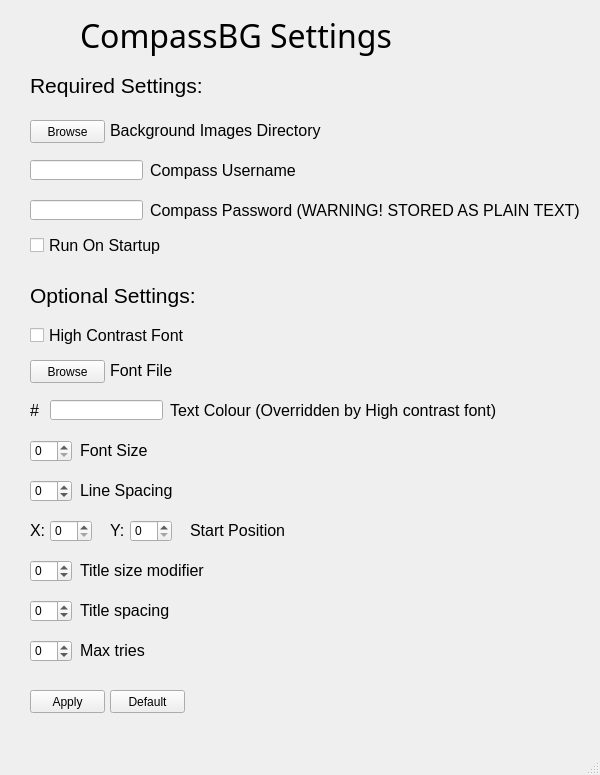
<?xml version="1.0" encoding="UTF-8"?>
<ui version="4.0">
 <class>MainWindow</class>
 <widget class="QMainWindow" name="MainWindow">
  <property name="geometry">
   <rect>
    <x>0</x>
    <y>0</y>
    <width>600</width>
    <height>775</height>
   </rect>
  </property>
  <property name="minimumSize">
   <size>
    <width>600</width>
    <height>710</height>
   </size>
  </property>
  <property name="windowTitle">
   <string>Compass Backgound | Settings</string>
  </property>
  <property name="autoFillBackground">
   <bool>false</bool>
  </property>
  <property name="styleSheet">
   <string notr="true"/>
  </property>
  <widget class="QWidget" name="centralwidget">
   <widget class="QLabel" name="label">
    <property name="geometry">
     <rect>
      <x>80</x>
      <y>10</y>
      <width>781</width>
      <height>51</height>
     </rect>
    </property>
    <property name="font">
     <font>
      <family>Segoe UI Semibold</family>
      <pointsize>24</pointsize>
      <weight>50</weight>
      <italic>false</italic>
      <bold>false</bold>
     </font>
    </property>
    <property name="styleSheet">
     <string notr="true"/>
    </property>
    <property name="text">
     <string>CompassBG Settings</string>
    </property>
   </widget>
   <widget class="QCheckBox" name="CBContrast">
    <property name="geometry">
     <rect>
      <x>30</x>
      <y>320</y>
      <width>221</width>
      <height>31</height>
     </rect>
    </property>
    <property name="font">
     <font>
      <family>Segoe UI</family>
      <pointsize>12</pointsize>
      <weight>50</weight>
      <bold>false</bold>
     </font>
    </property>
    <property name="styleSheet">
     <string notr="true"/>
    </property>
    <property name="text">
     <string>High Contrast Font</string>
    </property>
   </widget>
   <widget class="QPushButton" name="BrowseBG">
    <property name="geometry">
     <rect>
      <x>30</x>
      <y>120</y>
      <width>75</width>
      <height>23</height>
     </rect>
    </property>
    <property name="font">
     <font>
      <family>Segoe UI</family>
      <weight>50</weight>
      <bold>false</bold>
     </font>
    </property>
    <property name="styleSheet">
     <string notr="true"/>
    </property>
    <property name="text">
     <string>Browse</string>
    </property>
   </widget>
   <widget class="QLabel" name="label_2">
    <property name="geometry">
     <rect>
      <x>110</x>
      <y>110</y>
      <width>221</width>
      <height>41</height>
     </rect>
    </property>
    <property name="font">
     <font>
      <family>Segoe UI</family>
      <pointsize>12</pointsize>
      <weight>50</weight>
      <bold>false</bold>
     </font>
    </property>
    <property name="styleSheet">
     <string notr="true"/>
    </property>
    <property name="text">
     <string>Background Images Directory</string>
    </property>
   </widget>
   <widget class="QLineEdit" name="LEUnm">
    <property name="geometry">
     <rect>
      <x>30</x>
      <y>160</y>
      <width>113</width>
      <height>20</height>
     </rect>
    </property>
    <property name="font">
     <font>
      <family>Segoe UI</family>
      <weight>50</weight>
      <bold>false</bold>
     </font>
    </property>
    <property name="styleSheet">
     <string notr="true"/>
    </property>
   </widget>
   <widget class="QLabel" name="label_3">
    <property name="geometry">
     <rect>
      <x>150</x>
      <y>190</y>
      <width>461</width>
      <height>41</height>
     </rect>
    </property>
    <property name="font">
     <font>
      <family>Segoe UI</family>
      <pointsize>12</pointsize>
      <weight>50</weight>
      <bold>false</bold>
     </font>
    </property>
    <property name="styleSheet">
     <string notr="true"/>
    </property>
    <property name="text">
     <string>Compass Password (WARNING! STORED AS PLAIN TEXT)</string>
    </property>
   </widget>
   <widget class="QLabel" name="label_4">
    <property name="geometry">
     <rect>
      <x>150</x>
      <y>150</y>
      <width>461</width>
      <height>41</height>
     </rect>
    </property>
    <property name="font">
     <font>
      <family>Segoe UI</family>
      <pointsize>12</pointsize>
      <weight>50</weight>
      <bold>false</bold>
     </font>
    </property>
    <property name="styleSheet">
     <string notr="true"/>
    </property>
    <property name="text">
     <string>Compass Username</string>
    </property>
   </widget>
   <widget class="QLineEdit" name="LEPwd">
    <property name="geometry">
     <rect>
      <x>30</x>
      <y>200</y>
      <width>113</width>
      <height>20</height>
     </rect>
    </property>
    <property name="font">
     <font>
      <family>Segoe UI</family>
      <weight>50</weight>
      <bold>false</bold>
     </font>
    </property>
    <property name="styleSheet">
     <string notr="true"/>
    </property>
    <property name="echoMode">
     <enum>QLineEdit::Password</enum>
    </property>
   </widget>
   <widget class="QLabel" name="label_5">
    <property name="geometry">
     <rect>
      <x>30</x>
      <y>280</y>
      <width>191</width>
      <height>31</height>
     </rect>
    </property>
    <property name="font">
     <font>
      <family>Segoe UI</family>
      <pointsize>16</pointsize>
      <weight>50</weight>
      <bold>false</bold>
     </font>
    </property>
    <property name="styleSheet">
     <string notr="true"/>
    </property>
    <property name="text">
     <string>Optional Settings:</string>
    </property>
   </widget>
   <widget class="QLabel" name="label_6">
    <property name="geometry">
     <rect>
      <x>30</x>
      <y>70</y>
      <width>191</width>
      <height>31</height>
     </rect>
    </property>
    <property name="font">
     <font>
      <family>Segoe UI</family>
      <pointsize>16</pointsize>
      <weight>50</weight>
      <bold>false</bold>
     </font>
    </property>
    <property name="styleSheet">
     <string notr="true"/>
    </property>
    <property name="text">
     <string>Required Settings:</string>
    </property>
   </widget>
   <widget class="QPushButton" name="BrowseFont">
    <property name="geometry">
     <rect>
      <x>30</x>
      <y>360</y>
      <width>75</width>
      <height>23</height>
     </rect>
    </property>
    <property name="font">
     <font>
      <family>Segoe UI</family>
      <weight>50</weight>
      <bold>false</bold>
     </font>
    </property>
    <property name="styleSheet">
     <string notr="true"/>
    </property>
    <property name="text">
     <string>Browse</string>
    </property>
   </widget>
   <widget class="QLabel" name="label_7">
    <property name="geometry">
     <rect>
      <x>110</x>
      <y>350</y>
      <width>221</width>
      <height>41</height>
     </rect>
    </property>
    <property name="font">
     <font>
      <family>Segoe UI</family>
      <pointsize>12</pointsize>
      <weight>50</weight>
      <bold>false</bold>
     </font>
    </property>
    <property name="styleSheet">
     <string notr="true"/>
    </property>
    <property name="text">
     <string>Font File</string>
    </property>
   </widget>
   <widget class="QLineEdit" name="LETxtCol">
    <property name="geometry">
     <rect>
      <x>50</x>
      <y>400</y>
      <width>113</width>
      <height>20</height>
     </rect>
    </property>
    <property name="font">
     <font>
      <family>Segoe UI</family>
      <weight>50</weight>
      <bold>false</bold>
     </font>
    </property>
    <property name="styleSheet">
     <string notr="true"/>
    </property>
   </widget>
   <widget class="QLabel" name="label_8">
    <property name="geometry">
     <rect>
      <x>170</x>
      <y>390</y>
      <width>351</width>
      <height>41</height>
     </rect>
    </property>
    <property name="font">
     <font>
      <family>Segoe UI</family>
      <pointsize>12</pointsize>
      <weight>50</weight>
      <bold>false</bold>
     </font>
    </property>
    <property name="styleSheet">
     <string notr="true"/>
    </property>
    <property name="text">
     <string>Text Colour (Overridden by High contrast font)</string>
    </property>
   </widget>
   <widget class="QLabel" name="label_9">
    <property name="geometry">
     <rect>
      <x>80</x>
      <y>430</y>
      <width>351</width>
      <height>41</height>
     </rect>
    </property>
    <property name="font">
     <font>
      <family>Segoe UI</family>
      <pointsize>12</pointsize>
      <weight>50</weight>
      <bold>false</bold>
     </font>
    </property>
    <property name="styleSheet">
     <string notr="true"/>
    </property>
    <property name="text">
     <string>Font Size</string>
    </property>
   </widget>
   <widget class="QSpinBox" name="SBFontSize">
    <property name="geometry">
     <rect>
      <x>30</x>
      <y>440</y>
      <width>42</width>
      <height>22</height>
     </rect>
    </property>
    <property name="font">
     <font>
      <family>Segoe UI</family>
      <weight>50</weight>
      <bold>false</bold>
     </font>
    </property>
    <property name="styleSheet">
     <string notr="true"/>
    </property>
    <property name="maximum">
     <number>1000000000</number>
    </property>
   </widget>
   <widget class="QLabel" name="label_10">
    <property name="geometry">
     <rect>
      <x>80</x>
      <y>470</y>
      <width>351</width>
      <height>41</height>
     </rect>
    </property>
    <property name="font">
     <font>
      <family>Segoe UI</family>
      <pointsize>12</pointsize>
      <weight>50</weight>
      <bold>false</bold>
     </font>
    </property>
    <property name="styleSheet">
     <string notr="true"/>
    </property>
    <property name="text">
     <string>Line Spacing</string>
    </property>
   </widget>
   <widget class="QSpinBox" name="SBLineSpace">
    <property name="geometry">
     <rect>
      <x>30</x>
      <y>480</y>
      <width>42</width>
      <height>22</height>
     </rect>
    </property>
    <property name="font">
     <font>
      <family>Segoe UI</family>
      <weight>50</weight>
      <bold>false</bold>
     </font>
    </property>
    <property name="styleSheet">
     <string notr="true"/>
    </property>
    <property name="minimum">
     <number>-1000000000</number>
    </property>
    <property name="maximum">
     <number>1000000000</number>
    </property>
   </widget>
   <widget class="QSpinBox" name="SBStartX">
    <property name="geometry">
     <rect>
      <x>50</x>
      <y>520</y>
      <width>42</width>
      <height>22</height>
     </rect>
    </property>
    <property name="font">
     <font>
      <family>Segoe UI</family>
      <weight>50</weight>
      <bold>false</bold>
     </font>
    </property>
    <property name="styleSheet">
     <string notr="true"/>
    </property>
    <property name="maximum">
     <number>1000000000</number>
    </property>
   </widget>
   <widget class="QLabel" name="label_11">
    <property name="geometry">
     <rect>
      <x>190</x>
      <y>510</y>
      <width>351</width>
      <height>41</height>
     </rect>
    </property>
    <property name="font">
     <font>
      <family>Segoe UI</family>
      <pointsize>12</pointsize>
      <weight>50</weight>
      <bold>false</bold>
     </font>
    </property>
    <property name="styleSheet">
     <string notr="true"/>
    </property>
    <property name="text">
     <string>Start Position</string>
    </property>
   </widget>
   <widget class="QLabel" name="label_12">
    <property name="geometry">
     <rect>
      <x>30</x>
      <y>510</y>
      <width>16</width>
      <height>41</height>
     </rect>
    </property>
    <property name="font">
     <font>
      <family>Segoe UI</family>
      <pointsize>12</pointsize>
      <weight>50</weight>
      <bold>false</bold>
     </font>
    </property>
    <property name="styleSheet">
     <string notr="true"/>
    </property>
    <property name="text">
     <string>X:</string>
    </property>
   </widget>
   <widget class="QLabel" name="label_13">
    <property name="geometry">
     <rect>
      <x>110</x>
      <y>510</y>
      <width>31</width>
      <height>41</height>
     </rect>
    </property>
    <property name="font">
     <font>
      <family>Segoe UI</family>
      <pointsize>12</pointsize>
      <weight>50</weight>
      <bold>false</bold>
     </font>
    </property>
    <property name="styleSheet">
     <string notr="true"/>
    </property>
    <property name="text">
     <string>Y:</string>
    </property>
   </widget>
   <widget class="QSpinBox" name="SBStartY">
    <property name="geometry">
     <rect>
      <x>130</x>
      <y>520</y>
      <width>42</width>
      <height>22</height>
     </rect>
    </property>
    <property name="font">
     <font>
      <family>Segoe UI</family>
      <weight>50</weight>
      <bold>false</bold>
     </font>
    </property>
    <property name="styleSheet">
     <string notr="true"/>
    </property>
    <property name="maximum">
     <number>1000000000</number>
    </property>
   </widget>
   <widget class="QLabel" name="label_14">
    <property name="geometry">
     <rect>
      <x>30</x>
      <y>390</y>
      <width>16</width>
      <height>41</height>
     </rect>
    </property>
    <property name="font">
     <font>
      <family>Segoe UI</family>
      <pointsize>12</pointsize>
      <weight>50</weight>
      <bold>false</bold>
     </font>
    </property>
    <property name="styleSheet">
     <string/>
    </property>
    <property name="text">
     <string>#</string>
    </property>
   </widget>
   <widget class="QPushButton" name="BApply">
    <property name="geometry">
     <rect>
      <x>30</x>
      <y>690</y>
      <width>75</width>
      <height>23</height>
     </rect>
    </property>
    <property name="font">
     <font>
      <family>Segoe UI</family>
      <weight>50</weight>
      <bold>false</bold>
     </font>
    </property>
    <property name="styleSheet">
     <string/>
    </property>
    <property name="text">
     <string>Apply</string>
    </property>
   </widget>
   <widget class="QPushButton" name="BDefault">
    <property name="geometry">
     <rect>
      <x>110</x>
      <y>690</y>
      <width>75</width>
      <height>23</height>
     </rect>
    </property>
    <property name="font">
     <font>
      <family>Segoe UI</family>
      <weight>50</weight>
      <bold>false</bold>
     </font>
    </property>
    <property name="styleSheet">
     <string/>
    </property>
    <property name="text">
     <string>Default</string>
    </property>
   </widget>
   <widget class="QLabel" name="label_15">
    <property name="geometry">
     <rect>
      <x>20</x>
      <y>10</y>
      <width>51</width>
      <height>51</height>
     </rect>
    </property>
    <property name="styleSheet">
     <string/>
    </property>
    <property name="text">
     <string/>
    </property>
    <property name="pixmap">
     <pixmap>CompassBG.png</pixmap>
    </property>
    <property name="scaledContents">
     <bool>true</bool>
    </property>
   </widget>
   <widget class="QCheckBox" name="CBStartup">
    <property name="geometry">
     <rect>
      <x>30</x>
      <y>230</y>
      <width>221</width>
      <height>31</height>
     </rect>
    </property>
    <property name="font">
     <font>
      <family>Segoe UI</family>
      <pointsize>12</pointsize>
      <weight>50</weight>
      <bold>false</bold>
     </font>
    </property>
    <property name="styleSheet">
     <string notr="true"/>
    </property>
    <property name="text">
     <string>Run On Startup</string>
    </property>
   </widget>
   <widget class="QSpinBox" name="SBTitleMod">
    <property name="geometry">
     <rect>
      <x>30</x>
      <y>560</y>
      <width>42</width>
      <height>22</height>
     </rect>
    </property>
    <property name="font">
     <font>
      <family>Segoe UI</family>
      <weight>50</weight>
      <bold>false</bold>
     </font>
    </property>
    <property name="styleSheet">
     <string notr="true"/>
    </property>
    <property name="minimum">
     <number>-1000000000</number>
    </property>
    <property name="maximum">
     <number>1000000000</number>
    </property>
   </widget>
   <widget class="QLabel" name="label_16">
    <property name="geometry">
     <rect>
      <x>80</x>
      <y>550</y>
      <width>351</width>
      <height>41</height>
     </rect>
    </property>
    <property name="font">
     <font>
      <family>Segoe UI</family>
      <pointsize>12</pointsize>
      <weight>50</weight>
      <bold>false</bold>
     </font>
    </property>
    <property name="styleSheet">
     <string notr="true"/>
    </property>
    <property name="text">
     <string>Title size modifier</string>
    </property>
   </widget>
   <widget class="QLabel" name="label_17">
    <property name="geometry">
     <rect>
      <x>80</x>
      <y>590</y>
      <width>351</width>
      <height>41</height>
     </rect>
    </property>
    <property name="font">
     <font>
      <family>Segoe UI</family>
      <pointsize>12</pointsize>
      <weight>50</weight>
      <bold>false</bold>
     </font>
    </property>
    <property name="styleSheet">
     <string notr="true"/>
    </property>
    <property name="text">
     <string>Title spacing</string>
    </property>
   </widget>
   <widget class="QSpinBox" name="SBTitleSpace">
    <property name="geometry">
     <rect>
      <x>30</x>
      <y>600</y>
      <width>42</width>
      <height>22</height>
     </rect>
    </property>
    <property name="font">
     <font>
      <family>Segoe UI</family>
      <weight>50</weight>
      <bold>false</bold>
     </font>
    </property>
    <property name="styleSheet">
     <string notr="true"/>
    </property>
    <property name="minimum">
     <number>-1000000000</number>
    </property>
    <property name="maximum">
     <number>1000000000</number>
    </property>
   </widget>
   <widget class="QSpinBox" name="SBMaxTries">
    <property name="geometry">
     <rect>
      <x>30</x>
      <y>640</y>
      <width>42</width>
      <height>22</height>
     </rect>
    </property>
    <property name="font">
     <font>
      <family>Segoe UI</family>
      <weight>50</weight>
      <bold>false</bold>
     </font>
    </property>
    <property name="styleSheet">
     <string notr="true"/>
    </property>
    <property name="minimum">
     <number>-1000000000</number>
    </property>
    <property name="maximum">
     <number>1000000000</number>
    </property>
   </widget>
   <widget class="QLabel" name="label_18">
    <property name="geometry">
     <rect>
      <x>80</x>
      <y>630</y>
      <width>351</width>
      <height>41</height>
     </rect>
    </property>
    <property name="font">
     <font>
      <family>Segoe UI</family>
      <pointsize>12</pointsize>
      <weight>50</weight>
      <bold>false</bold>
     </font>
    </property>
    <property name="styleSheet">
     <string notr="true"/>
    </property>
    <property name="text">
     <string>Max tries</string>
    </property>
   </widget>
  </widget>
  <widget class="QStatusBar" name="statusbar"/>
 </widget>
 <resources/>
 <connections/>
</ui>
